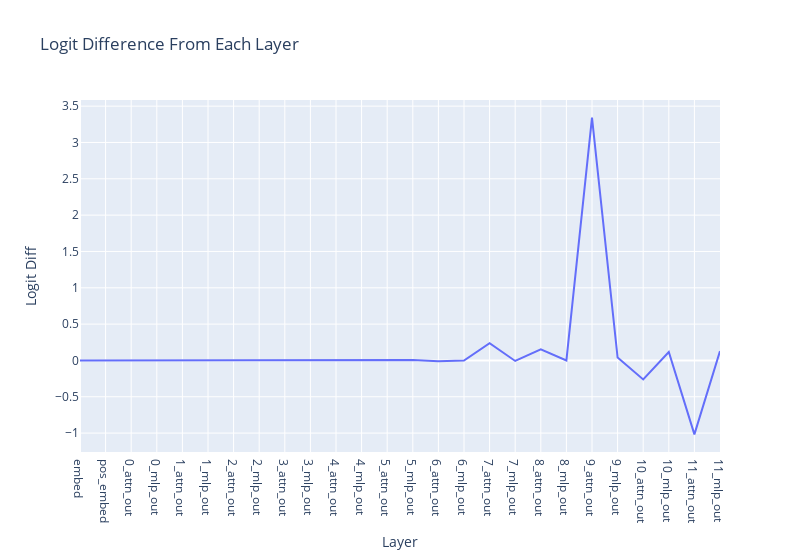

The notebook cell this image was saved under:
### Markdown cell above
# 3. Layer attribution

The analysis above can be extended to look at the contribution of each layer to the final output, equivalent to the differences between adjacent residual streams.

We see that only attention layers matter, which makes sense. The IOI task is about moving information around (i.e. moving the correct name and not the incorrect name), and less about processing it. And again we note that attention layer 9 improves things a lot, while attention 10 and attention 11 decrease performance.

Note that a layer here is the `kth` layer in a stack of transformer blocks, but each block consists of an attention layer and an MLP layer.

### Code cell
per_layer_residual, labels = cache.decompose_resid(layer=-1, pos_slice=-1, return_labels=True)
per_layer_logit_diffs = residual_stack_to_logit_diff(per_layer_residual, cache)

line(
    per_layer_logit_diffs,
    hovermode='x unified',
    title='Logit Difference From Each Layer',
    labels={'x': 'Layer', 'y': 'Logit Diff'},
    xaxis_tickvals=labels,
    width=800,
)

### Figure 1 — Plotly figure (JSON) as saved in the notebook; plotly's stock layout.template omitted (floating-point values rounded to 4 significant figures)
{"data": [{"hovertemplate": "Layer=%{x}<br>Logit Diff=%{y}<extra></extra>", "legendgroup": "", "line": {"color": "#636efa", "dash": "solid"}, "marker": {"symbol": "circle"}, "mode": "lines", "name": "", "orientation": "v", "showlegend": false, "type": "scatter", "x": [0, 1, 2, 3, 4, 5, 6, 7, 8, 9, 10, 11, 12, 13, 14, 15, 16, 17, 18, 19, 20, 21, 22, 23, 24, 25], "xaxis": "x", "y": [-0.0001799, 0.0002039, -0.006958, 8.529e-05, -0.001057, 0.0004839, -0.0002689, 0.002198, -0.0006137, -0.001822, -0.004169, 0.001325, -0.003158, 0.00589, -0.01127, -0.001408, 0.2374, -0.00707, 0.1531, -0.0003128, 3.342, 0.03946, -0.2608, 0.1161, -1.018, 0.128], "yaxis": "y"}], "layout": {"hovermode": "x unified", "legend": {"tracegroupgap": 0}, "title": {"text": "Logit Difference From Each Layer"}, "width": 800, "xaxis": {"anchor": "y", "domain": [0, 1], "tickmode": "array", "ticktext": ["embed", "pos_embed", "0_attn_out", "0_mlp_out", "1_attn_out", "1_mlp_out", "2_attn_out", "2_mlp_out", "3_attn_out", "3_mlp_out", "4_attn_out", "4_mlp_out", "5_attn_out", "5_mlp_out", "6_attn_out", "6_mlp_out", "7_attn_out", "7_mlp_out", "8_attn_out", "8_mlp_out", "9_attn_out", "9_mlp_out", "10_attn_out", "10_mlp_out", "11_attn_out", "11_mlp_out"], "tickvals": [0, 1, 2, 3, 4, 5, 6, 7, 8, 9, 10, 11, 12, 13, 14, 15, 16, 17, 18, 19, 20, 21, 22, 23, 24, 25], "title": {"text": "Layer"}}, "yaxis": {"anchor": "x", "domain": [0, 1], "title": {"text": "Logit Diff"}}}}
